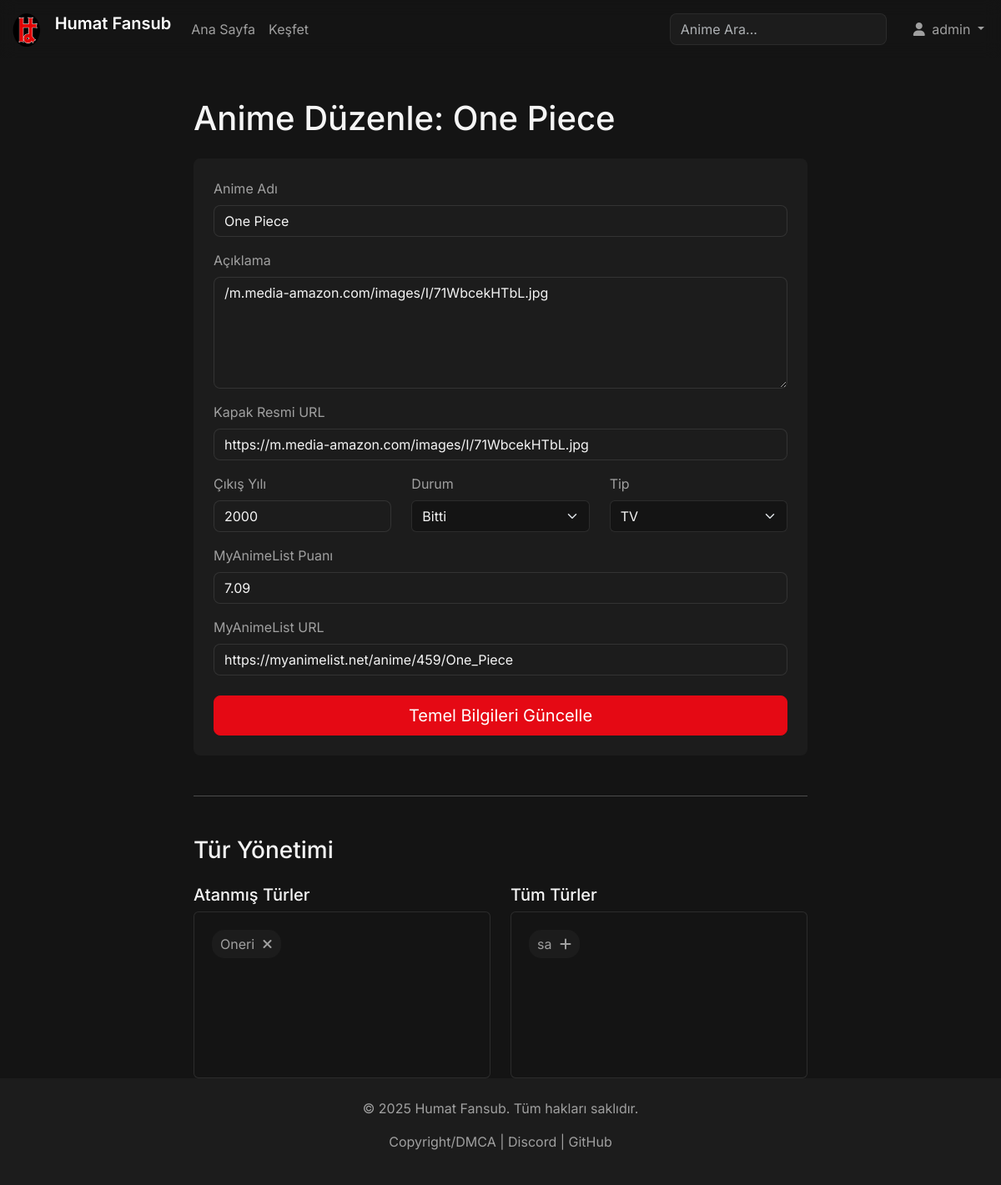
Page /edit_anime/1 (signed in) on the earlier database version.
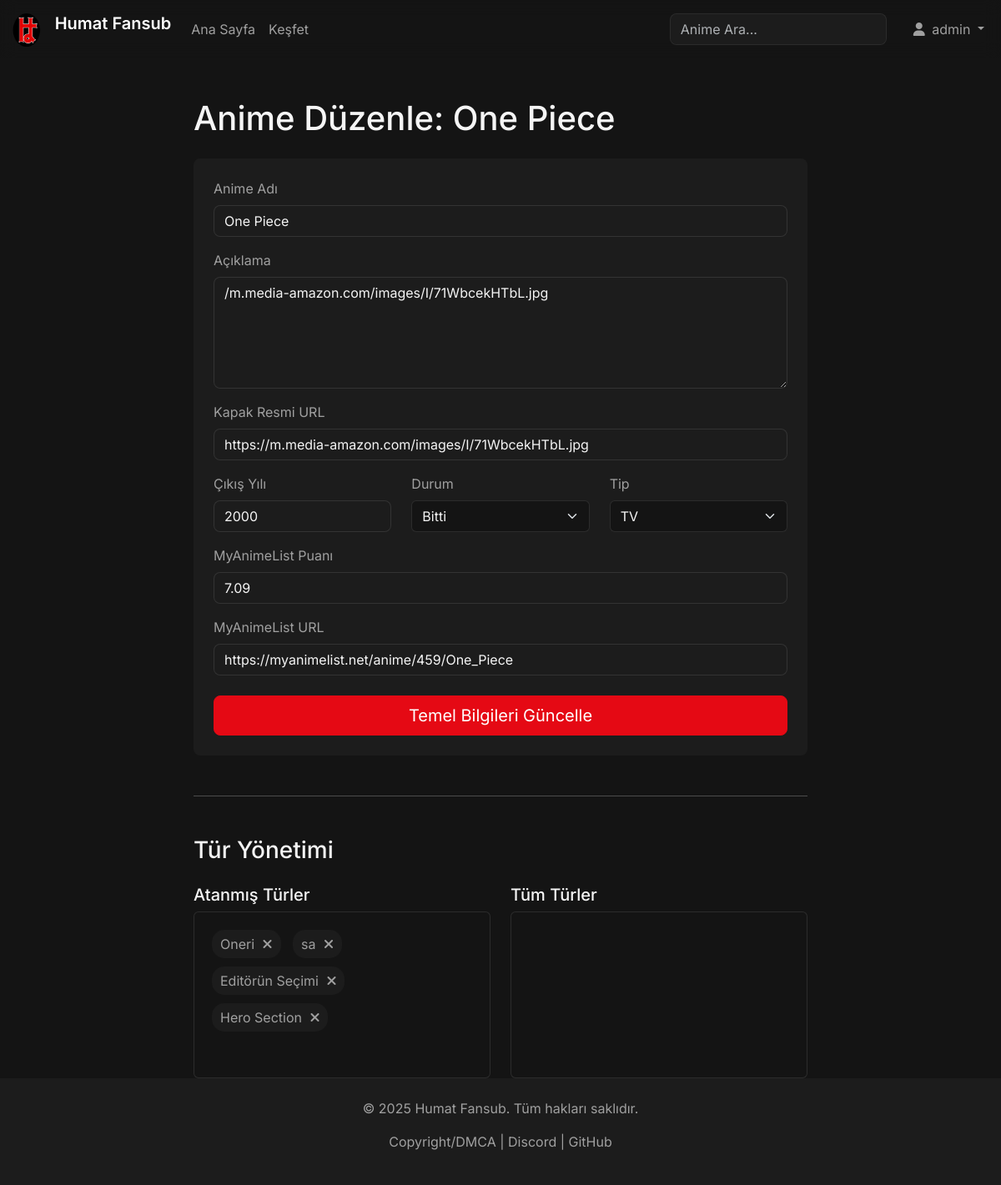
Same page on the later database version.
### models.py (models this page shows)
class Genre(db.Model):
    id = db.Column(db.Integer, primary_key=True)
    name = db.Column(db.String(50), unique=True, nullable=False)

### app.py (the view, shortened to what this page needs)
@app.route('/edit_anime/<int:anime_id>', methods=['GET', 'POST'])
@login_required
@admin_required
def edit_anime(anime_id):
    anime = Anime.query.get_or_404(anime_id)
    form = AnimeForm(obj=anime)
    assigned_genres = anime.genres
    unassigned_genres = [genre for genre in Genre.query.all() if genre not in assigned_genres]
    return render_template('edit_anime.html', form=form, anime=anime, assigned_genres=assigned_genres, unassigned_genres=unassigned_genres)

### forms.py
class AnimeForm(FlaskForm):
    name = StringField('Anime Adı', validators=[DataRequired(), Length(min=1, max=150)])
    description = TextAreaField('Açıklama', validators=[DataRequired()])
    cover_image = StringField('Kapak Resmi URL', validators=[DataRequired()])
    release_year = IntegerField('Çıkış Yılı', validators=[Optional()])
    status = SelectField('Durum', choices=[
        ('Bitti', 'Bitti'),
        ('Devam Ediyor', 'Devam Ediyor')
    ], validators=[Optional()])
    anime_type = SelectField('Tip', choices=[
        ('TV', 'TV'),
        ('Film', 'Film'),
        ('OVA', 'OVA')
    ], validators=[Optional()])
    genres = QuerySelectMultipleField('Türler', query_factory=get_genres, get_label='name', allow_blank=True)
    mal_score = StringField('MyAnimeList Puanı', validators=[Optional()])
    mal_url = StringField('MyAnimeList URL', validators=[Optional()])
    submit = SubmitField('Anime Ekle/Güncelle')

### app.py (called while the page is built)
@login_manager.user_loader
def load_user(user_id):
    return User.query.get(int(user_id))

### templates/edit_anime.html (shortened to what this page needs)
{% extends "base.html" %}
{% block content %}
<div class="container mt-5">
    <div class="row justify-content-center">
        <div class="col-lg-8">
            <h1 class="mb-4">Anime Düzenle: {{ anime.name }}</h1>
            <form method="POST" class="p-4 rounded-3" style="background-color: var(--light-dark-color);">
                <div class="mb-3">
                    {{ form.name.label(class="form-label") }}
                    {{ form.name(class="form-control") }}
                </div>
                <div class="mb-3">
                    {{ form.description.label(class="form-label") }}
                    {{ form.description(class="form-control", rows=5) }}
                </div>
                <div class="mb-3">
                    {{ form.cover_image.label(class="form-label") }}
                    {{ form.cover_image(class="form-control") }}
                </div>
                <div class="row">
                    <div class="col-md-4 mb-3">
                        {{ form.release_year.label(class="form-label") }}
                        {{ form.release_year(class="form-control") }}
                    </div>
                    <div class="col-md-4 mb-3">
                        {{ form.status.label(class="form-label") }}
                        {{ form.status(class="form-select") }}
                    </div>
                    <div class="col-md-4 mb-3">
                        {{ form.anime_type.label(class="form-label") }}
                        {{ form.anime_type(class="form-select") }}
                    </div>
                </div>
                <div class="mb-3">
                    {{ form.mal_score.label(class="form-label") }}
                    {{ form.mal_score(class="form-control") }}
                </div>
                <div class="mb-3">
                    {{ form.mal_url.label(class="form-label") }}
                    {{ form.mal_url(class="form-control") }}
                </div>
                <div class="d-grid mt-4">
                    {{ form.submit(class="btn btn-primary btn-lg", value="Temel Bilgileri Güncelle") }}
                </div>
            </form>
            <hr class="my-5">
            <div id="genre-manager" data-anime-id="{{ anime.id }}">
                <h3 class="mb-4">Tür Yönetimi</h3>
                <div class="row">
                    <div class="col-md-6">
                        <h5>Atanmış Türler</h5>
                        <div id="assigned-genres" class="genre-list p-3 rounded">
                            {% for genre in assigned_genres %}
                            <span class="genre-pill" data-id="{{ genre.id }}">{{ genre.name }} <i class="fas fa-times remove-genre"></i></span>
                            {% endfor %}
                        </div>
                    </div>
                    <div class="col-md-6">
                        <h5>Tüm Türler</h5>
                        <div id="unassigned-genres" class="genre-list p-3 rounded">
                            {% for genre in unassigned_genres %}
                            <span class="genre-pill" data-id="{{ genre.id }}">{{ genre.name }} <i class="fas fa-plus add-genre"></i></span>
                            {% endfor %}
                        </div>
                    </div>
                </div>
            </div>
        </div>
    </div>
</div>
{% endblock %}

Differences in the rows shown:
shown differently, row unchanged: Genre "sa": moves from the list under "Tüm Türler" to the list under "Atanmış Türler"
added Genre: name "Editörün Seçimi", shown under "Atanmış Türler"
added Genre: name "Hero Section", shown under "Atanmış Türler"
